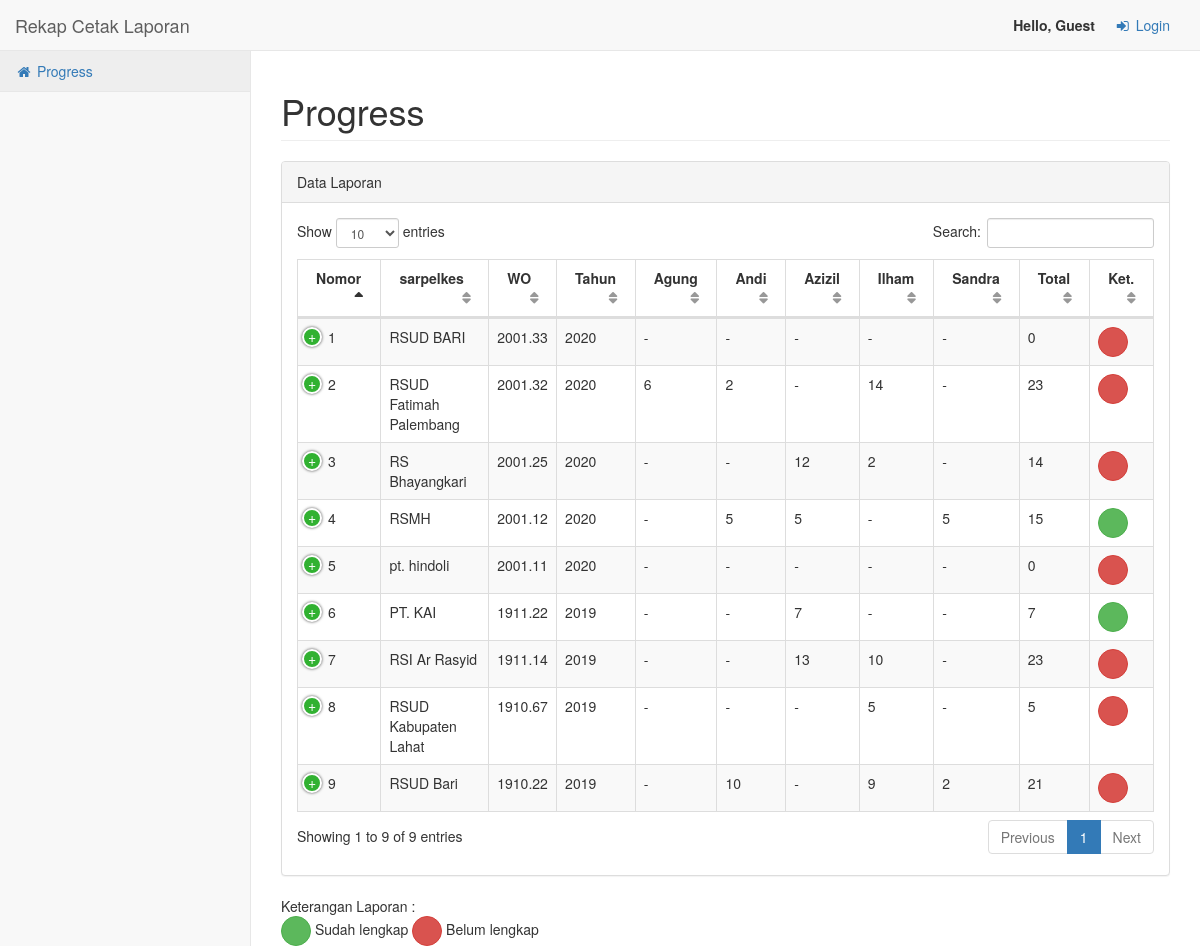
The app's page /rekap, older data.
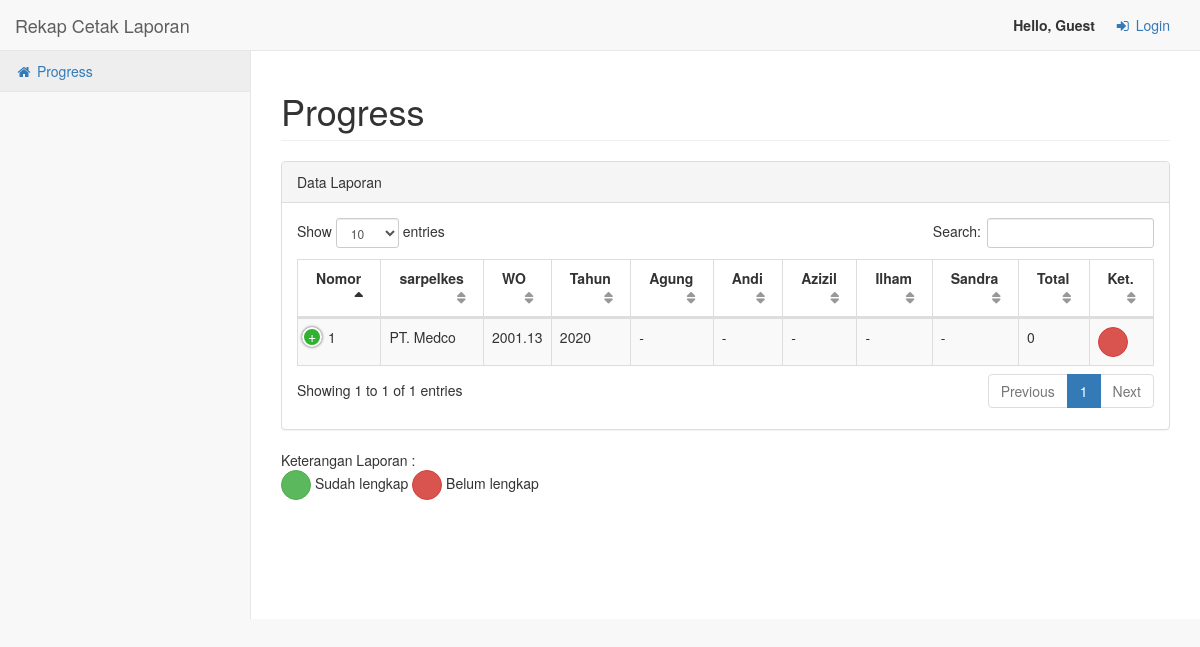
The same page, newer data.
### app/models.py (models this page shows, shortened)
class Rekap(db.Model):
    nomor = db.Column(db.Integer, primary_key=True)
    sarpelkes = db.Column(db.String(55), nullable=False)
    nomorwo = db.Column(db.String(8), nullable=False)
    tahun = db.Column(db.Integer)
    agung = db.Column(db.Integer)
    andi = db.Column(db.Integer)
    azizil = db.Column(db.Integer)
    ilham = db.Column(db.Integer)
    sandra = db.Column(db.Integer)
    total = db.Column(db.Integer)
    keterangan = db.Column(db.String(55))
    tgl_kirim = db.Column(db.DateTime)
    cetak = db.relationship('Cetak', backref='rekap', lazy='dynamic')

### app/rekap/routes.py (the view)
@mod.route('/')
@mod.route('/rekap')
def index():
    data = Rekap.query.order_by(Rekap.nomorwo.desc()).all()
    return render_template('beranda.html', title='Progress', page='Progress', data=data)

### app/templates/beranda.html (shortened to what this page needs)
{% extends 'base.html' %}
{% block cssTables %}
    <link href="{{ url_for('static', filename='vendor/datatables-plugins/dataTables.bootstrap.css') }}" rel="stylesheet">
    <link href="{{ url_for('static', filename='vendor/datatables-responsive/dataTables.responsive.css') }}" rel="stylesheet">
{% endblock cssTables %}
{% block content %}
<div class="row">
    <div class="col-lg-12">
        <div class="panel panel-default">
            <div class="panel-heading">
                Data Laporan
            </div>
            <div class="panel-body">
                <table width="100%" class="table table-striped table-bordered table-hover" id="dataRekap">
                    <thead>
                        <tr>
                            <th>Nomor</th>
                            <th>sarpelkes</th>
                            <th>WO</th>
                            <th>Tahun</th>
                            <th>Agung</th>
                            <th>Andi</th>
                            <th>Azizil</th>
                            <th>Ilham</th>
                            <th>Sandra</th>
                            <th>Total</th>
                            <th>Ket.</th>
                        </tr>
                    </thead>
                    <tbody>
                    {% for i in data %}
                        <tr>
                            <td>{{ loop.index }}</td>
                            <td>{{ i.sarpelkes }}</td>
                            <td>{{ i.nomorwo }}</td>
                            <td>{{ i.tahun }}</td>
                            <td>{{ i.agung }}</td>
                            <td>{{ i.andi }}</td>
                            <td>{{ i.azizil }}</td>
                            <td>{{ i.ilham }}</td>
                            <td>{{ i.sandra }}</td>
                            <td>{{ i.total }}</td>
                            {% if i.keterangan=="belum" %}
                                <td><button class="btn btn-xs btn-danger btn-circle" title="Belum lengkap"></button></td>
                            {% else %}
                                <td><button class="btn btn-xs btn-success btn-circle" title="Sudah lengkap"></button></td>
                            {% endif %}
                        </tr>
                    {% endfor %}
                    </tbody>
                </table>
            </div>
        </div>
        Keterangan Laporan :<br>
        <button class="btn btn-circle btn-success btn-xs"></button> Sudah lengkap
        <button class="btn btn-circle btn-danger btn-xs"></button> Belum lengkap
    </div>
</div>
{% endblock content %}

### app/templates/base.html (shortened to what this page needs)
<!DOCTYPE html>
<html lang="en">
<head>
    <link href="{{ url_for('static', filename='vendor/bootstrap/css/bootstrap.min.css') }}" rel="stylesheet">
    {% block cssTables %}{% endblock cssTables %}
    <link href="{{ url_for('static', filename='dist/css/sb-admin-2.css') }}" rel="stylesheet">
    <link href="{{ url_for('static', filename='vendor/font-awesome/css/font-awesome.min.css') }}" rel="stylesheet" type="text/css">
</head>
<body>
    <div id="wrapper">
        <nav class="navbar navbar-default navbar-static-top" role="navigation" style="margin-bottom: 0">
            <div class="navbar-header">
                <a class="navbar-brand" href="{{ url_for('rekap.index') }}">Rekap Cetak Laporan</a>
            </div>
            <ul class="nav navbar-top-links navbar-right">
                {% if 'username' in session %}
                <strong>Hai, {{ session['username'] }}</strong>
                {% else %}
                <strong>Hello, Guest</strong>
                {% endif %}
                {% if 'username' in session %}
                    <li><a href="{{ url_for('auth.logout') }}"><i class="fa fa-sign-out fa-fw"></i> Logout</a></li>
                {% else %}
                    <li><a href="{{ url_for('auth.login') }}"><i class="fa fa-sign-in fa-fw"></i> Login</a></li>
                {% endif %}
            </ul>
            <div class="navbar-default sidebar" role="navigation">
                <div class="sidebar-nav navbar-collapse">
                    <ul class="nav" id="side-menu">
                        <li>
                            <a href="{{ url_for('rekap.index') }}"><i class="fa fa-home fa-fw"></i> Progress</a>
                        </li>
                    </ul>
                </div>
            </div>
        </nav>
        <div id="page-wrapper">
            <div class="row">
                <div class="col-lg-12">
                    <h1 class="page-header">{{ page }}</h1>
                </div>
            </div>
            {% block content %}{% endblock content %}
        </div>
    </div>
</body>
</html>

Row changes from the older to the newer data that the page shows:
removed Rekap: sarpelkes "RSUD BARI", nomorwo "2001.33", tahun "2020", agung "-", andi "-", azizil "-", ilham "-", sandra "-", total "0", keterangan "belum" (drawn)
removed Rekap: sarpelkes "RSUD Fatimah Palembang", nomorwo "2001.32", tahun "2020", agung "6", andi "2", azizil "-", ilham "14", sandra "-", total "23", keterangan "belum" (drawn)
removed Rekap: sarpelkes "RS Bhayangkari", nomorwo "2001.25", tahun "2020", agung "-", andi "-", azizil "12", ilham "2", sandra "-", total "14", keterangan "belum" (drawn)
removed Rekap: sarpelkes "pt. hindoli", nomorwo "2001.11", tahun "2020", agung "-", andi "-", azizil "-", ilham "-", sandra "-", total "0", keterangan "belum" (drawn)
removed Rekap: sarpelkes "PT. KAI", nomorwo "1911.22", tahun "2019", agung "-", andi "-", azizil "7", ilham "-", sandra "-", total "7", keterangan "-" (drawn)
removed Rekap: sarpelkes "RSI Ar Rasyid", nomorwo "1911.14", tahun "2019", agung "-", andi "-", azizil "13", ilham "10", sandra "-", total "23", keterangan "belum" (drawn)
removed Rekap: sarpelkes "RSUD Kabupaten Lahat", nomorwo "1910.67", tahun "2019", agung "-", andi "-", azizil "-", ilham "5", sandra "-", total "5", keterangan "belum" (drawn)
removed Rekap: sarpelkes "RSUD Bari", nomorwo "1910.22", tahun "2019", agung "-", andi "10", azizil "-", ilham "9", sandra "2", total "21", keterangan "belum" (drawn)
changed Rekap: sarpelkes "RSMH" → "PT. Medco"; nomorwo "2001.12" → "2001.13"; andi "5" → "-"; azizil "5" → "-"; sandra "5" → "-"; total "15" → "0"; keterangan "-" → "belum" (drawn)
Text that changed along with them:
text written by a page script: "Show entries Search: Showing 1 to 9 of 9 entries Previous 1 Next" → "Show entries Search: Showing 1 to 1 of 1 entries Previous 1 Next"
